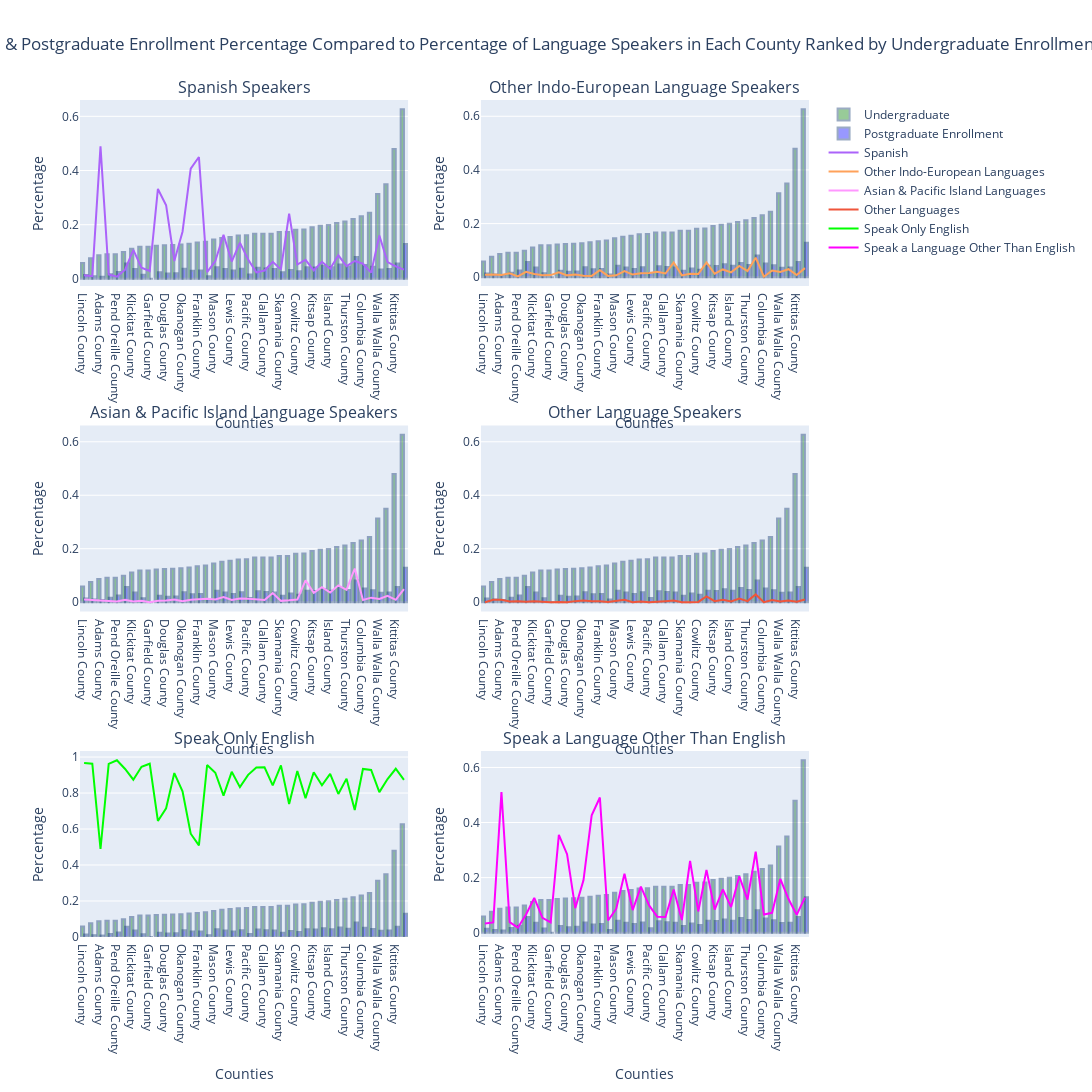

Here is the notebook cell this chart was saved with:
### Markdown cell above
1. How does language diversity in each Washington county affect their educational attainment outcomes?

### Code cell
language_demographic = pd.read_csv("data/S1601LanguagesSpokenAtHome.csv")
language_demographic = reformat_census_df(language_demographic, 3)
language_demographic = clean_df(language_demographic)

enrollment = pd.read_csv("data/S1401SchoolEnrollment.csv")
enrollment = reformat_census_df(enrollment, 3)
enrollment = clean_df(enrollment)

language_demographic = language_demographic.loc[(language_demographic.index.get_level_values("County"), "Percent"), :]
enrollment = enrollment.loc[(enrollment.index.get_level_values("County"), "Percent"), :]

sub_language = language_demographic.iloc[:, [1, 2, 4, 8, 12, 16]].apply(lambda x: x.str.replace('%','').astype(float) / 100)
sub_enrollment = enrollment.iloc[:, [7, 8]].apply(lambda x: x.str.replace('%','').astype(float) / 100)

new = pd.merge(sub_enrollment, sub_language, on=['County'])
new = new.sort_values(by="college,_undergraduate")

all_lang_colors = ['#AB63FA', '#FFA15A', "#FF97FF", "#EF553B", 'lime', 'magenta']

fig = make_subplots(3,2, subplot_titles=('Spanish Speakers',  'Other Indo-European Language Speakers', 
                                         'Asian & Pacific Island Language Speakers', 'Other Language Speakers',
                                         'Speak Only English', 'Speak a Language Other Than English'))

names = {"spanish": "Spanish", "other_indo-european_languages": "Other Indo-European Languages",
         "asian_and_pacific_island_languages": "Asian & Pacific Island Languages", "other_languages": "Other Languages",
         "speak_only_english": "Speak Only English", "speak_a_language_other_than_english": "Speak a Language Other Than English"}

for (i, j), type, color, bool in zip([(1, 1), (1, 2), (2, 1), (2, 2), (3, 1), (3, 2)], 
                                     ["spanish", "other_indo-european_languages", "asian_and_pacific_island_languages", 
                                      "other_languages", "speak_only_english", "speak_a_language_other_than_english"], 
                                     all_lang_colors,
                                     [True, False, False, False, False, False]):
       fig.add_trace(go.Bar(x=new.index, y=new['college,_undergraduate'],
                            name='Undergraduate',
                            showlegend=bool,
                            marker_color = 'green',
                            opacity=0.4,
                            marker_line_color='rgb(8,48,107)',
                            marker_line_width=2),
                     row = i, col = j)
       fig.add_trace(go.Bar(x=new.index, y=new['graduate,_professional_school'],
                            name='Postgraduate Enrollment', 
                            showlegend=bool,                  
                            marker_color = 'blue',                     
                            opacity=0.4,
                            marker_line_color='rgb(8,48,107)',
                            marker_line_width=2),
                     row = i, col = j)
       fig.add_trace(go.Scatter(x=new.index, y=new[type], line=dict(color=color), name=names[type]), row = i, col = j)
       
fig.update_layout(autosize=False, width=3000, height=1500, 
                  title_text="Undergraduate & Postgraduate Enrollment Percentage Compared to Percentage of Language Speakers in Each County"
                            + " Ranked by Undergraduate Enrollment",
                  title_x=0.45, xaxis_title="Counties", yaxis_title="Percentage")

for i in range(1, 7):
       fig['layout'][f"xaxis{i}"]['title']='Counties'
       fig['layout'][f"yaxis{i}"]['title']='Percentage'

fig.show()
       
# Undergraduate data
assert sorted(fig.to_dict()['data'][0]['y']) == sorted(sub_enrollment['college,_undergraduate'].tolist()), "Undergrad data does not match expected"
# Postgrad data
assert sorted(fig.to_dict()['data'][1]['y']) == sorted(sub_enrollment['graduate,_professional_school'].tolist()), "Postgrad data does not match expected"
# Spanish data
assert sorted(fig.to_dict()['data'][2]['y']) == sorted(sub_language['spanish'].tolist()), "Spanish data does not match expected"
# Indo-Euro data
assert sorted(fig.to_dict()['data'][5]['y']) == sorted(sub_language['other_indo-european_languages'].tolist()), "Indo-European data does not match expected"
# Asian data
assert sorted(fig.to_dict()['data'][8]['y']) == sorted(sub_language['asian_and_pacific_island_languages'].tolist()), "Asian & Pacific Islander data does not match expected"
# Other data
assert sorted(fig.to_dict()['data'][11]['y']) == sorted(sub_language['other_languages'].tolist()), "Other language data does not match expected"
# English data
assert sorted(fig.to_dict()['data'][14]['y']) == sorted(sub_language['speak_only_english'].tolist()), "English data does not match expected"
# Other than English data
assert sorted(fig.to_dict()['data'][17]['y']) == sorted(sub_language['speak_a_language_other_than_english'].tolist()), "Other than English data does not match expected"
# Counties
assert sorted(fig.to_dict()['data'][0]['x']) == sorted(enrollment.index.get_level_values('County')), "Counties not accounted for"

### Figure 1 — Plotly figure (JSON) as saved in the notebook; plotly's stock layout.template omitted (floating-point values rounded to 4 significant figures)
{"data": [{"marker": {"color": "green", "line": {"color": "rgb(8,48,107)", "width": 2}}, "name": "Undergraduate", "opacity": 0.4, "showlegend": true, "type": "bar", "x": ["Lincoln County", "Ferry County", "Adams County", "Stevens County", "Pend Oreille County", "San Juan County", "Klickitat County", "Wahkiakum County", "Garfield County", "Grant County", "Douglas County", "Grays Harbor County", "Okanogan County", "Yakima County", "Franklin County", "Asotin County", "Mason County", "Benton County", "Lewis County", "Skagit County", "Pacific County", "Jefferson County", "Clallam County", "Clark County", "Skamania County", "Chelan County", "Cowlitz County", "Snohomish County", "Kitsap County", "Pierce County", "Island County", "Washington", "Thurston County", "King County", "Columbia County", "Spokane County", "Walla Walla County", "Whatcom County", "Kittitas County", "Whitman County"], "xaxis": "x", "y": [0.059, 0.076, 0.087, 0.091, 0.091, 0.099, 0.111, 0.119, 0.119, 0.122, 0.124, 0.125, 0.127, 0.13, 0.134, 0.137, 0.145, 0.151, 0.155, 0.16, 0.161, 0.167, 0.167, 0.167, 0.173, 0.173, 0.181, 0.182, 0.191, 0.196, 0.199, 0.206, 0.212, 0.221, 0.231, 0.244, 0.313, 0.349, 0.479, 0.626], "yaxis": "y"}, {"marker": {"color": "blue", "line": {"color": "rgb(8,48,107)", "width": 2}}, "name": "Postgraduate Enrollment", "opacity": 0.4, "showlegend": true, "type": "bar", "x": ["Lincoln County", "Ferry County", "Adams County", "Stevens County", "Pend Oreille County", "San Juan County", "Klickitat County", "Wahkiakum County", "Garfield County", "Grant County", "Douglas County", "Grays Harbor County", "Okanogan County", "Yakima County", "Franklin County", "Asotin County", "Mason County", "Benton County", "Lewis County", "Skagit County", "Pacific County", "Jefferson County", "Clallam County", "Clark County", "Skamania County", "Chelan County", "Cowlitz County", "Snohomish County", "Kitsap County", "Pierce County", "Island County", "Washington", "Thurston County", "King County", "Columbia County", "Spokane County", "Walla Walla County", "Whatcom County", "Kittitas County", "Whitman County"], "xaxis": "x", "y": [0.014, 0.01, 0.008, 0.017, 0.025, 0.057, 0.036, 0.015, 0, 0.024, 0.02, 0.021, 0.037, 0.03, 0.031, 0.01, 0.043, 0.036, 0.031, 0.037, 0.016, 0.041, 0.038, 0.036, 0.024, 0.033, 0.028, 0.043, 0.042, 0.048, 0.043, 0.053, 0.046, 0.081, 0.051, 0.045, 0.035, 0.036, 0.057, 0.129], "yaxis": "y"}, {"line": {"color": "#AB63FA"}, "name": "Spanish", "type": "scatter", "x": ["Lincoln County", "Ferry County", "Adams County", "Stevens County", "Pend Oreille County", "San Juan County", "Klickitat County", "Wahkiakum County", "Garfield County", "Grant County", "Douglas County", "Grays Harbor County", "Okanogan County", "Yakima County", "Franklin County", "Asotin County", "Mason County", "Benton County", "Lewis County", "Skagit County", "Pacific County", "Jefferson County", "Clallam County", "Clark County", "Skamania County", "Chelan County", "Cowlitz County", "Snohomish County", "Kitsap County", "Pierce County", "Island County", "Washington", "Thurston County", "King County", "Columbia County", "Spokane County", "Walla Walla County", "Whatcom County", "Kittitas County", "Whitman County"], "xaxis": "x", "y": [0.013, 0.01, 0.489, 0.016, 0.008, 0.034, 0.107, 0.041, 0.029, 0.332, 0.272, 0.066, 0.174, 0.407, 0.45, 0.025, 0.066, 0.163, 0.064, 0.134, 0.071, 0.024, 0.031, 0.063, 0.035, 0.241, 0.053, 0.07, 0.031, 0.063, 0.037, 0.087, 0.047, 0.066, 0.056, 0.023, 0.16, 0.062, 0.046, 0.034], "yaxis": "y"}, {"marker": {"color": "green", "line": {"color": "rgb(8,48,107)", "width": 2}}, "name": "Undergraduate", "opacity": 0.4, "showlegend": false, "type": "bar", "x": ["Lincoln County", "Ferry County", "Adams County", "Stevens County", "Pend Oreille County", "San Juan County", "Klickitat County", "Wahkiakum County", "Garfield County", "Grant County", "Douglas County", "Grays Harbor County", "Okanogan County", "Yakima County", "Franklin County", "Asotin County", "Mason County", "Benton County", "Lewis County", "Skagit County", "Pacific County", "Jefferson County", "Clallam County", "Clark County", "Skamania County", "Chelan County", "Cowlitz County", "Snohomish County", "Kitsap County", "Pierce County", "Island County", "Washington", "Thurston County", "King County", "Columbia County", "Spokane County", "Walla Walla County", "Whatcom County", "Kittitas County", "Whitman County"], "xaxis": "x2", "y": [0.059, 0.076, 0.087, 0.091, 0.091, 0.099, 0.111, 0.119, 0.119, 0.122, 0.124, 0.125, 0.127, 0.13, 0.134, 0.137, 0.145, 0.151, 0.155, 0.16, 0.161, 0.167, 0.167, 0.167, 0.173, 0.173, 0.181, 0.182, 0.191, 0.196, 0.199, 0.206, 0.212, 0.221, 0.231, 0.244, 0.313, 0.349, 0.479, 0.626], "yaxis": "y2"}, {"marker": {"color": "blue", "line": {"color": "rgb(8,48,107)", "width": 2}}, "name": "Postgraduate Enrollment", "opacity": 0.4, "showlegend": false, "type": "bar", "x": ["Lincoln County", "Ferry County", "Adams County", "Stevens County", "Pend Oreille County", "San Juan County", "Klickitat County", "Wahkiakum County", "Garfield County", "Grant County", "Douglas County", "Grays Harbor County", "Okanogan County", "Yakima County", "Franklin County", "Asotin County", "Mason County", "Benton County", "Lewis County", "Skagit County", "Pacific County", "Jefferson County", "Clallam County", "Clark County", "Skamania County", "Chelan County", "Cowlitz County", "Snohomish County", "Kitsap County", "Pierce County", "Island County", "Washington", "Thurston County", "King County", "Columbia County", "Spokane County", "Walla Walla County", "Whatcom County", "Kittitas County", "Whitman County"], "xaxis": "x2", "y": [0.014, 0.01, 0.008, 0.017, 0.025, 0.057, 0.036, 0.015, 0, 0.024, 0.02, 0.021, 0.037, 0.03, 0.031, 0.01, 0.043, 0.036, 0.031, 0.037, 0.016, 0.041, 0.038, 0.036, 0.024, 0.033, 0.028, 0.043, 0.042, 0.048, 0.043, 0.053, 0.046, 0.081, 0.051, 0.045, 0.035, 0.036, 0.057, 0.129], "yaxis": "y2"}, {"line": {"color": "#FFA15A"}, "name": "Other Indo-European Languages", "type": "scatter", "x": ["Lincoln County", "Ferry County", "Adams County", "Stevens County", "Pend Oreille County", "San Juan County", "Klickitat County", "Wahkiakum County", "Garfield County", "Grant County", "Douglas County", "Grays Harbor County", "Okanogan County", "Yakima County", "Franklin County", "Asotin County", "Mason County", "Benton County", "Lewis County", "Skagit County", "Pacific County", "Jefferson County", "Clallam County", "Clark County", "Skamania County", "Chelan County", "Cowlitz County", "Snohomish County", "Kitsap County", "Pierce County", "Island County", "Washington", "Thurston County", "King County", "Columbia County", "Spokane County", "Walla Walla County", "Whatcom County", "Kittitas County", "Whitman County"], "xaxis": "x2", "y": [0.009, 0.01, 0.008, 0.015, 0.003, 0.02, 0.012, 0.007, 0.008, 0.018, 0.007, 0.01, 0.006, 0.005, 0.026, 0.005, 0.007, 0.023, 0.01, 0.015, 0.016, 0.02, 0.014, 0.055, 0.007, 0.013, 0.012, 0.055, 0.013, 0.029, 0.018, 0.042, 0.023, 0.073, 0.002, 0.025, 0.02, 0.03, 0.008, 0.034], "yaxis": "y2"}, {"marker": {"color": "green", "line": {"color": "rgb(8,48,107)", "width": 2}}, "name": "Undergraduate", "opacity": 0.4, "showlegend": false, "type": "bar", "x": ["Lincoln County", "Ferry County", "Adams County", "Stevens County", "Pend Oreille County", "San Juan County", "Klickitat County", "Wahkiakum County", "Garfield County", "Grant County", "Douglas County", "Grays Harbor County", "Okanogan County", "Yakima County", "Franklin County", "Asotin County", "Mason County", "Benton County", "Lewis County", "Skagit County", "Pacific County", "Jefferson County", "Clallam County", "Clark County", "Skamania County", "Chelan County", "Cowlitz County", "Snohomish County", "Kitsap County", "Pierce County", "Island County", "Washington", "Thurston County", "King County", "Columbia County", "Spokane County", "Walla Walla County", "Whatcom County", "Kittitas County", "Whitman County"], "xaxis": "x3", "y": [0.059, 0.076, 0.087, 0.091, 0.091, 0.099, 0.111, 0.119, 0.119, 0.122, 0.124, 0.125, 0.127, 0.13, 0.134, 0.137, 0.145, 0.151, 0.155, 0.16, 0.161, 0.167, 0.167, 0.167, 0.173, 0.173, 0.181, 0.182, 0.191, 0.196, 0.199, 0.206, 0.212, 0.221, 0.231, 0.244, 0.313, 0.349, 0.479, 0.626], "yaxis": "y3"}, {"marker": {"color": "blue", "line": {"color": "rgb(8,48,107)", "width": 2}}, "name": "Postgraduate Enrollment", "opacity": 0.4, "showlegend": false, "type": "bar", "x": ["Lincoln County", "Ferry County", "Adams County", "Stevens County", "Pend Oreille County", "San Juan County", "Klickitat County", "Wahkiakum County", "Garfield County", "Grant County", "Douglas County", "Grays Harbor County", "Okanogan County", "Yakima County", "Franklin County", "Asotin County", "Mason County", "Benton County", "Lewis County", "Skagit County", "Pacific County", "Jefferson County", "Clallam County", "Clark County", "Skamania County", "Chelan County", "Cowlitz County", "Snohomish County", "Kitsap County", "Pierce County", "Island County", "Washington", "Thurston County", "King County", "Columbia County", "Spokane County", "Walla Walla County", "Whatcom County", "Kittitas County", "Whitman County"], "xaxis": "x3", "y": [0.014, 0.01, 0.008, 0.017, 0.025, 0.057, 0.036, 0.015, 0, 0.024, 0.02, 0.021, 0.037, 0.03, 0.031, 0.01, 0.043, 0.036, 0.031, 0.037, 0.016, 0.041, 0.038, 0.036, 0.024, 0.033, 0.028, 0.043, 0.042, 0.048, 0.043, 0.053, 0.046, 0.081, 0.051, 0.045, 0.035, 0.036, 0.057, 0.129], "yaxis": "y3"}, {"line": {"color": "#FF97FF"}, "name": "Asian & Pacific Island Languages", "type": "scatter", "x": ["Lincoln County", "Ferry County", "Adams County", "Stevens County", "Pend Oreille County", "San Juan County", "Klickitat County", "Wahkiakum County", "Garfield County", "Grant County", "Douglas County", "Grays Harbor County", "Okanogan County", "Yakima County", "Franklin County", "Asotin County", "Mason County", "Benton County", "Lewis County", "Skagit County", "Pacific County", "Jefferson County", "Clallam County", "Clark County", "Skamania County", "Chelan County", "Cowlitz County", "Snohomish County", "Kitsap County", "Pierce County", "Island County", "Washington", "Thurston County", "King County", "Columbia County", "Spokane County", "Walla Walla County", "Whatcom County", "Kittitas County", "Whitman County"], "xaxis": "x3", "y": [0.01, 0.008, 0.005, 0.004, 0.003, 0.009, 0.003, 0.005, 0, 0.005, 0.006, 0.01, 0.004, 0.009, 0.011, 0.013, 0.01, 0.019, 0.008, 0.014, 0.013, 0.011, 0.008, 0.034, 0.005, 0.007, 0.01, 0.082, 0.035, 0.056, 0.036, 0.063, 0.046, 0.126, 0.008, 0.017, 0.012, 0.024, 0.009, 0.049], "yaxis": "y3"}, {"marker": {"color": "green", "line": {"color": "rgb(8,48,107)", "width": 2}}, "name": "Undergraduate", "opacity": 0.4, "showlegend": false, "type": "bar", "x": ["Lincoln County", "Ferry County", "Adams County", "Stevens County", "Pend Oreille County", "San Juan County", "Klickitat County", "Wahkiakum County", "Garfield County", "Grant County", "Douglas County", "Grays Harbor County", "Okanogan County", "Yakima County", "Franklin County", "Asotin County", "Mason County", "Benton County", "Lewis County", "Skagit County", "Pacific County", "Jefferson County", "Clallam County", "Clark County", "Skamania County", "Chelan County", "Cowlitz County", "Snohomish County", "Kitsap County", "Pierce County", "Island County", "Washington", "Thurston County", "King County", "Columbia County", "Spokane County", "Walla Walla County", "Whatcom County", "Kittitas County", "Whitman County"], "xaxis": "x4", "y": [0.059, 0.076, 0.087, 0.091, 0.091, 0.099, 0.111, 0.119, 0.119, 0.122, 0.124, 0.125, 0.127, 0.13, 0.134, 0.137, 0.145, 0.151, 0.155, 0.16, 0.161, 0.167, 0.167, 0.167, 0.173, 0.173, 0.181, 0.182, 0.191, 0.196, 0.199, 0.206, 0.212, 0.221, 0.231, 0.244, 0.313, 0.349, 0.479, 0.626], "yaxis": "y4"}, {"marker": {"color": "blue", "line": {"color": "rgb(8,48,107)", "width": 2}}, "name": "Postgraduate Enrollment", "opacity": 0.4, "showlegend": false, "type": "bar", "x": ["Lincoln County", "Ferry County", "Adams County", "Stevens County", "Pend Oreille County", "San Juan County", "Klickitat County", "Wahkiakum County", "Garfield County", "Grant County", "Douglas County", "Grays Harbor County", "Okanogan County", "Yakima County", "Franklin County", "Asotin County", "Mason County", "Benton County", "Lewis County", "Skagit County", "Pacific County", "Jefferson County", "Clallam County", "Clark County", "Skamania County", "Chelan County", "Cowlitz County", "Snohomish County", "Kitsap County", "Pierce County", "Island County", "Washington", "Thurston County", "King County", "Columbia County", "Spokane County", "Walla Walla County", "Whatcom County", "Kittitas County", "Whitman County"], "xaxis": "x4", "y": [0.014, 0.01, 0.008, 0.017, 0.025, 0.057, 0.036, 0.015, 0, 0.024, 0.02, 0.021, 0.037, 0.03, 0.031, 0.01, 0.043, 0.036, 0.031, 0.037, 0.016, 0.041, 0.038, 0.036, 0.024, 0.033, 0.028, 0.043, 0.042, 0.048, 0.043, 0.053, 0.046, 0.081, 0.051, 0.045, 0.035, 0.036, 0.057, 0.129], "yaxis": "y4"}, {"line": {"color": "#EF553B"}, "name": "Other Languages", "type": "scatter", "x": ["Lincoln County", "Ferry County", "Adams County", "Stevens County", "Pend Oreille County", "San Juan County", "Klickitat County", "Wahkiakum County", "Garfield County", "Grant County", "Douglas County", "Grays Harbor County", "Okanogan County", "Yakima County", "Franklin County", "Asotin County", "Mason County", "Benton County", "Lewis County", "Skagit County", "Pacific County", "Jefferson County", "Clallam County", "Clark County", "Skamania County", "Chelan County", "Cowlitz County", "Snohomish County", "Kitsap County", "Pierce County", "Island County", "Washington", "Thurston County", "King County", "Columbia County", "Spokane County", "Walla Walla County", "Whatcom County", "Kittitas County", "Whitman County"], "xaxis": "x4", "y": [0, 0.009, 0.009, 0.003, 0.004, 0.002, 0.004, 0.001, 0, 0.001, 0, 0.004, 0.006, 0.004, 0.004, 0.001, 0.004, 0.009, 0, 0.003, 0, 0.003, 0.004, 0.006, 0, 0, 0.001, 0.022, 0.004, 0.009, 0.003, 0.014, 0.004, 0.029, 0, 0.008, 0.003, 0.006, 0.002, 0.01], "yaxis": "y4"}, {"marker": {"color": "green", "line": {"color": "rgb(8,48,107)", "width": 2}}, "name": "Undergraduate", "opacity": 0.4, "showlegend": false, "type": "bar", "x": ["Lincoln County", "Ferry County", "Adams County", "Stevens County", "Pend Oreille County", "San Juan County", "Klickitat County", "Wahkiakum County", "Garfield County", "Grant County", "Douglas County", "Grays Harbor County", "Okanogan County", "Yakima County", "Franklin County", "Asotin County", "Mason County", "Benton County", "Lewis County", "Skagit County", "Pacific County", "Jefferson County", "Clallam County", "Clark County", "Skamania County", "Chelan County", "Cowlitz County", "Snohomish County", "Kitsap County", "Pierce County", "Island County", "Washington", "Thurston County", "King County", "Columbia County", "Spokane County", "Walla Walla County", "Whatcom County", "Kittitas County", "Whitman County"], "xaxis": "x5", "y": [0.059, 0.076, 0.087, 0.091, 0.091, 0.099, 0.111, 0.119, 0.119, 0.122, 0.124, 0.125, 0.127, 0.13, 0.134, 0.137, 0.145, 0.151, 0.155, 0.16, 0.161, 0.167, 0.167, 0.167, 0.173, 0.173, 0.181, 0.182, 0.191, 0.196, 0.199, 0.206, 0.212, 0.221, 0.231, 0.244, 0.313, 0.349, 0.479, 0.626], "yaxis": "y5"}, {"marker": {"color": "blue", "line": {"color": "rgb(8,48,107)", "width": 2}}, "name": "Postgraduate Enrollment", "opacity": 0.4, "showlegend": false, "type": "bar", "x": ["Lincoln County", "Ferry County", "Adams County", "Stevens County", "Pend Oreille County", "San Juan County", "Klickitat County", "Wahkiakum County", "Garfield County", "Grant County", "Douglas County", "Grays Harbor County", "Okanogan County", "Yakima County", "Franklin County", "Asotin County", "Mason County", "Benton County", "Lewis County", "Skagit County", "Pacific County", "Jefferson County", "Clallam County", "Clark County", "Skamania County", "Chelan County", "Cowlitz County", "Snohomish County", "Kitsap County", "Pierce County", "Island County", "Washington", "Thurston County", "King County", "Columbia County", "Spokane County", "Walla Walla County", "Whatcom County", "Kittitas County", "Whitman County"], "xaxis": "x5", "y": [0.014, 0.01, 0.008, 0.017, 0.025, 0.057, 0.036, 0.015, 0, 0.024, 0.02, 0.021, 0.037, 0.03, 0.031, 0.01, 0.043, 0.036, 0.031, 0.037, 0.016, 0.041, 0.038, 0.036, 0.024, 0.033, 0.028, 0.043, 0.042, 0.048, 0.043, 0.053, 0.046, 0.081, 0.051, 0.045, 0.035, 0.036, 0.057, 0.129], "yaxis": "y5"}, {"line": {"color": "lime"}, "name": "Speak Only English", "type": "scatter", "x": ["Lincoln County", "Ferry County", "Adams County", "Stevens County", "Pend Oreille County", "San Juan County", "Klickitat County", "Wahkiakum County", "Garfield County", "Grant County", "Douglas County", "Grays Harbor County", "Okanogan County", "Yakima County", "Franklin County", "Asotin County", "Mason County", "Benton County", "Lewis County", "Skagit County", "Pacific County", "Jefferson County", "Clallam County", "Clark County", "Skamania County", "Chelan County", "Cowlitz County", "Snohomish County", "Kitsap County", "Pierce County", "Island County", "Washington", "Thurston County", "King County", "Columbia County", "Spokane County", "Walla Walla County", "Whatcom County", "Kittitas County", "Whitman County"], "xaxis": "x5", "y": [0.967, 0.963, 0.489, 0.962, 0.982, 0.934, 0.874, 0.946, 0.963, 0.645, 0.715, 0.911, 0.81, 0.574, 0.509, 0.956, 0.913, 0.786, 0.918, 0.833, 0.901, 0.942, 0.943, 0.843, 0.954, 0.739, 0.923, 0.772, 0.916, 0.843, 0.907, 0.795, 0.88, 0.706, 0.934, 0.928, 0.805, 0.878, 0.935, 0.873], "yaxis": "y5"}, {"marker": {"color": "green", "line": {"color": "rgb(8,48,107)", "width": 2}}, "name": "Undergraduate", "opacity": 0.4, "showlegend": false, "type": "bar", "x": ["Lincoln County", "Ferry County", "Adams County", "Stevens County", "Pend Oreille County", "San Juan County", "Klickitat County", "Wahkiakum County", "Garfield County", "Grant County", "Douglas County", "Grays Harbor County", "Okanogan County", "Yakima County", "Franklin County", "Asotin County", "Mason County", "Benton County", "Lewis County", "Skagit County", "Pacific County", "Jefferson County", "Clallam County", "Clark County", "Skamania County", "Chelan County", "Cowlitz County", "Snohomish County", "Kitsap County", "Pierce County", "Island County", "Washington", "Thurston County", "King County", "Columbia County", "Spokane County", "Walla Walla County", "Whatcom County", "Kittitas County", "Whitman County"], "xaxis": "x6", "y": [0.059, 0.076, 0.087, 0.091, 0.091, 0.099, 0.111, 0.119, 0.119, 0.122, 0.124, 0.125, 0.127, 0.13, 0.134, 0.137, 0.145, 0.151, 0.155, 0.16, 0.161, 0.167, 0.167, 0.167, 0.173, 0.173, 0.181, 0.182, 0.191, 0.196, 0.199, 0.206, 0.212, 0.221, 0.231, 0.244, 0.313, 0.349, 0.479, 0.626], "yaxis": "y6"}, {"marker": {"color": "blue", "line": {"color": "rgb(8,48,107)", "width": 2}}, "name": "Postgraduate Enrollment", "opacity": 0.4, "showlegend": false, "type": "bar", "x": ["Lincoln County", "Ferry County", "Adams County", "Stevens County", "Pend Oreille County", "San Juan County", "Klickitat County", "Wahkiakum County", "Garfield County", "Grant County", "Douglas County", "Grays Harbor County", "Okanogan County", "Yakima County", "Franklin County", "Asotin County", "Mason County", "Benton County", "Lewis County", "Skagit County", "Pacific County", "Jefferson County", "Clallam County", "Clark County", "Skamania County", "Chelan County", "Cowlitz County", "Snohomish County", "Kitsap County", "Pierce County", "Island County", "Washington", "Thurston County", "King County", "Columbia County", "Spokane County", "Walla Walla County", "Whatcom County", "Kittitas County", "Whitman County"], "xaxis": "x6", "y": [0.014, 0.01, 0.008, 0.017, 0.025, 0.057, 0.036, 0.015, 0, 0.024, 0.02, 0.021, 0.037, 0.03, 0.031, 0.01, 0.043, 0.036, 0.031, 0.037, 0.016, 0.041, 0.038, 0.036, 0.024, 0.033, 0.028, 0.043, 0.042, 0.048, 0.043, 0.053, 0.046, 0.081, 0.051, 0.045, 0.035, 0.036, 0.057, 0.129], "yaxis": "y6"}, {"line": {"color": "magenta"}, "name": "Speak a Language Other Than English", "type": "scatter", "x": ["Lincoln County", "Ferry County", "Adams County", "Stevens County", "Pend Oreille County", "San Juan County", "Klickitat County", "Wahkiakum County", "Garfield County", "Grant County", "Douglas County", "Grays Harbor County", "Okanogan County", "Yakima County", "Franklin County", "Asotin County", "Mason County", "Benton County", "Lewis County", "Skagit County", "Pacific County", "Jefferson County", "Clallam County", "Clark County", "Skamania County", "Chelan County", "Cowlitz County", "Snohomish County", "Kitsap County", "Pierce County", "Island County", "Washington", "Thurston County", "King County", "Columbia County", "Spokane County", "Walla Walla County", "Whatcom County", "Kittitas County", "Whitman County"], "xaxis": "x6", "y": [0.033, 0.037, 0.511, 0.038, 0.018, 0.066, 0.126, 0.054, 0.037, 0.355, 0.285, 0.089, 0.19, 0.426, 0.491, 0.044, 0.087, 0.214, 0.082, 0.167, 0.099, 0.058, 0.057, 0.157, 0.046, 0.261, 0.077, 0.228, 0.084, 0.157, 0.093, 0.205, 0.12, 0.294, 0.066, 0.072, 0.195, 0.122, 0.065, 0.127], "yaxis": "y6"}], "layout": {"annotations": [{"font": {"size": 16}, "showarrow": false, "text": "Spanish Speakers", "x": 0.225, "xanchor": "center", "xref": "paper", "y": 1, "yanchor": "bottom", "yref": "paper"}, {"font": {"size": 16}, "showarrow": false, "text": "Other Indo-European Language Speakers", "x": 0.775, "xanchor": "center", "xref": "paper", "y": 1, "yanchor": "bottom", "yref": "paper"}, {"font": {"size": 16}, "showarrow": false, "text": "Asian & Pacific Island Language Speakers", "x": 0.225, "xanchor": "center", "xref": "paper", "y": 0.6111, "yanchor": "bottom", "yref": "paper"}, {"font": {"size": 16}, "showarrow": false, "text": "Other Language Speakers", "x": 0.775, "xanchor": "center", "xref": "paper", "y": 0.6111, "yanchor": "bottom", "yref": "paper"}, {"font": {"size": 16}, "showarrow": false, "text": "Speak Only English", "x": 0.225, "xanchor": "center", "xref": "paper", "y": 0.2222, "yanchor": "bottom", "yref": "paper"}, {"font": {"size": 16}, "showarrow": false, "text": "Speak a Language Other Than English", "x": 0.775, "xanchor": "center", "xref": "paper", "y": 0.2222, "yanchor": "bottom", "yref": "paper"}], "autosize": false, "height": 1500, "title": {"text": "Undergraduate & Postgraduate Enrollment Percentage Compared to Percentage of Language Speakers in Each County Ranked by Undergraduate Enrollment", "x": 0.45}, "width": 3000, "xaxis": {"anchor": "y", "domain": [0, 0.45], "title": {"text": "Counties"}}, "xaxis2": {"anchor": "y2", "domain": [0.55, 1], "title": {"text": "Counties"}}, "xaxis3": {"anchor": "y3", "domain": [0, 0.45], "title": {"text": "Counties"}}, "xaxis4": {"anchor": "y4", "domain": [0.55, 1], "title": {"text": "Counties"}}, "xaxis5": {"anchor": "y5", "domain": [0, 0.45], "title": {"text": "Counties"}}, "xaxis6": {"anchor": "y6", "domain": [0.55, 1], "title": {"text": "Counties"}}, "yaxis": {"anchor": "x", "domain": [0.7778, 1], "title": {"text": "Percentage"}}, "yaxis2": {"anchor": "x2", "domain": [0.7778, 1], "title": {"text": "Percentage"}}, "yaxis3": {"anchor": "x3", "domain": [0.3889, 0.6111], "title": {"text": "Percentage"}}, "yaxis4": {"anchor": "x4", "domain": [0.3889, 0.6111], "title": {"text": "Percentage"}}, "yaxis5": {"anchor": "x5", "domain": [0, 0.2222], "title": {"text": "Percentage"}}, "yaxis6": {"anchor": "x6", "domain": [0, 0.2222], "title": {"text": "Percentage"}}}}
